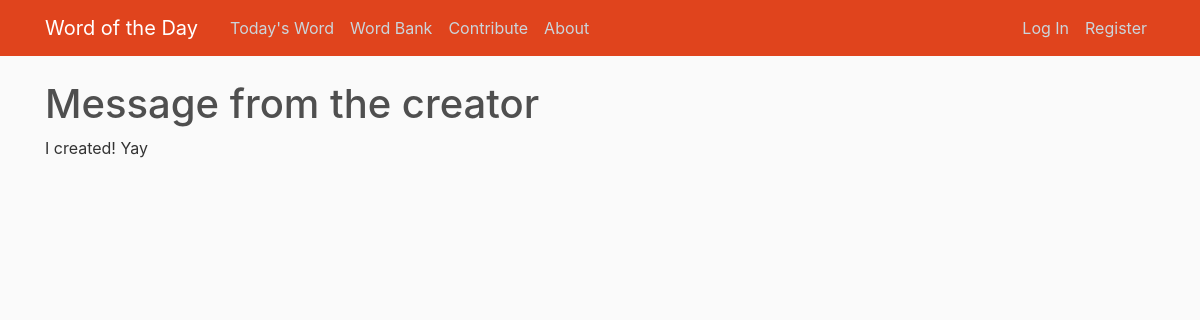
Before: /about with the older database file.
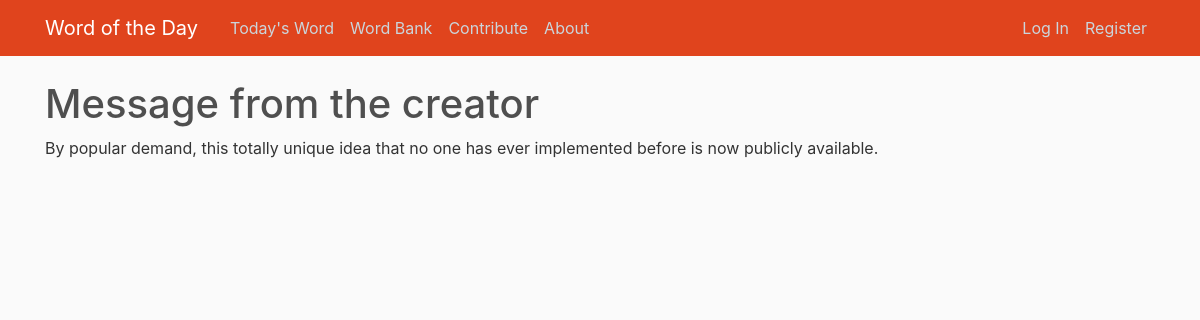
After: the same page with the newer database file.
### wotd/models.py (models this page shows)
class Content(db.Model):
    id = db.Column(db.Integer, primary_key=True)
    title = db.Column(db.String(100), nullable=False)
    private_title = db.Column(db.String(100), nullable=False)
    content = db.Column(db.Text, nullable=False)
    isActive = db.Column(db.Boolean, nullable=False, default=False)

### wotd/routes.py (the view)
@app.route("/about")
def about():
    active = Content.query.filter_by(isActive=True).first()
    return render_template('about.html', title='About', content=active)

### wotd/templates/about.html
{% extends "layout.html" %}
{% block content %}
    {% if content %}
        <h1>{{ content.title }}</h1>
        <p>{{ content.content }}</p>
    {% else %}
        <h1>Message from the creator</h1>
        <p>By popular demand, this totally unique idea that no one has ever implemented before is now publicly available.</p>
    {% endif %}
{% endblock content %}

Changed rows visible on the page:
no longer on this page (row edited): Content: title "Message from the creator", content "I created! Yay"
Other visible differences:
text now shown: "Message from the creator By popular demand, this totally unique idea that no one has ever implemented before is now publicly available."
